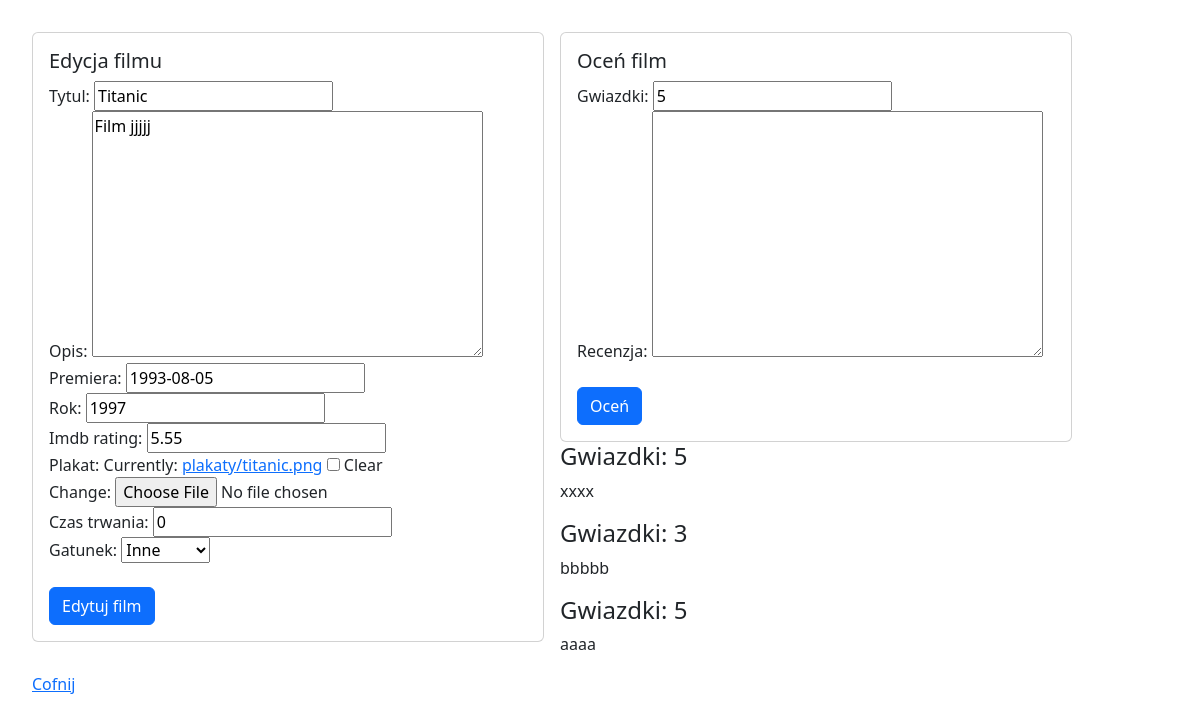
The page /filmy/edytuj/1/ (signed in) on the database its author committed.
### filmyweb/models.py (models this page shows, shortened)
class Film(models.Model):
    tytul = models.CharField(max_length=64, blank=False, unique=True)
    rok = models.PositiveSmallIntegerField(default=2000)
    opis = models.TextField(default="")
    premiera = models.DateField(null=True, blank=True)
    imdb_rating = models.DecimalField(max_digits=4, decimal_places=2, null=True, blank=True)
    plakat = models.ImageField(upload_to="plakaty", null=True, blank=True)
    dodatkowe = models.OneToOneField(DodatkoweInfo, on_delete=models.CASCADE, null=True, blank=True )

class Ocena(models.Model):
    recenzja = models.TextField(default="", blank=True)
    gwiazdki = models.PositiveSmallIntegerField(default=5)
    film = models.ForeignKey(Film, on_delete=models.CASCADE)

### filmyweb/views.py (the view)
# urls.py: path('edytuj/<int:id>/', edytuj_film, name='edit_film'),
@login_required
def edytuj_film(request, id):
    film = get_object_or_404(Film, pk=id)
    oceny = Ocena.objects.filter(film=film)
    try:
        dodatkowe = DodatkoweInfo.objects.get(film=film.id)
    except DodatkoweInfo.DoesNotExist:
        dodatkowe = None
    form_film = FilmForm(request.POST or None, request.FILES or None, instance=film)
    form_dodatkowe = DodatkoweInfoForm(request.POST or None, instance=dodatkowe)
    form_ocena = OcenaForm(request.POST or None)
    if request.method == 'POST':
        if 'gwiazdki' in request.POST:
            ocena = form_ocena.save(commit=False)
            ocena.film = film
            ocena.save()
            return redirect(wszystkie_filmy)
    if all((form_film.is_valid(), form_dodatkowe.is_valid())):
        film = form_film.save(commit=False)
        dodatkowe = form_dodatkowe.save()
        film.dodatkowe = dodatkowe
        film.save()
        return redirect(wszystkie_filmy)
    return render(request, 'film_form.html', {'form': form_film, 'form_dodatkowe': form_dodatkowe,
                                              'oceny': oceny, 'form_ocena': form_ocena, 'nowy': False})

### filmyweb/forms.py
class FilmForm(ModelForm):
    class Meta:
        model = Film
        fields = ['tytul', 'opis', 'premiera', 'rok', 'imdb_rating', 'plakat']

class DodatkoweInfoForm(ModelForm):
    class Meta:
        model = DodatkoweInfo
        fields = ['czas_trwania', 'gatunek']

### templates/film_form.html (shortened to what this page needs)
{% extends 'glowny.html' %}
{% load bootstrap %}
{% block strona %}
    <div class="card" style="width: 32rem; float: left; margin-right: 1rem;">
      <div class="card-body">
      {% if nowy %}
        <h5 class="card-title">Nowy film</h5>
      {% else %}
        <h5 class="card-title">Edycja filmu</h5>
      {% endif %}
          <form method="post" enctype="multipart/form-data">
                {{ form|bootstrap }}
                {{ form_dodatkowe|bootstrap }}
          <br>
              {% if nowy %}
                <button type="submit" class="btn btn-primary">Nowy film</button>
              {% else %}
                <button type="submit" class="btn btn-primary">Edytuj film</button>
              {% endif %}
          </form>
      </div>
    </div>
     <div class="card" style="width: 32rem; float: left; margin-right: 1rem;">
      <div class="card-body">
        <h5 class="card-title">Oceń film</h5>
          <form method="post" enctype="multipart/form-data">
                {{ form_ocena|bootstrap }}
          <br>
                <button type="submit" class="btn btn-primary">Oceń</button>
          </form>
      </div>
    </div>
    {% for ocena in oceny %}
        <h4>Gwiazdki: {{ ocena.gwiazdki }}</h4>
        <p>{{ ocena.recenzja }}</p>
    {% endfor %}
    <a href="{% url 'wszystkie' %}">Cofnij</a>
{% endblock %}

### filmyweb/static/nowy.css (style rules this page uses)
body { padding: 2rem; }
.card { width: 36rem; }

### rows shown on the page
Film: tytul "Titanic", opis "Film jjjjj", premiera "1993-08-05", rok "1997", imdb_rating "5.55"
Ocena: gwiazdki "5", recenzja "xxxx"
Ocena: gwiazdki "3", recenzja "bbbbb"
Ocena: gwiazdki "5", recenzja "aaaa"
